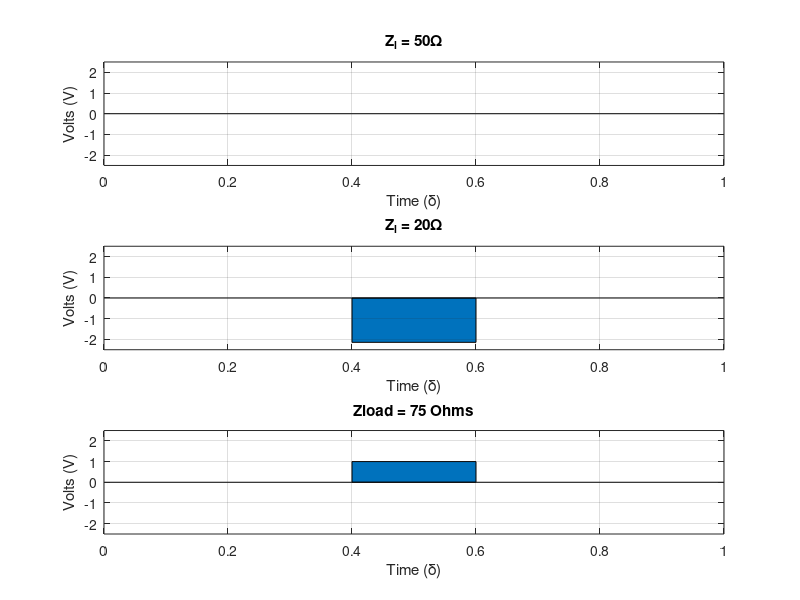
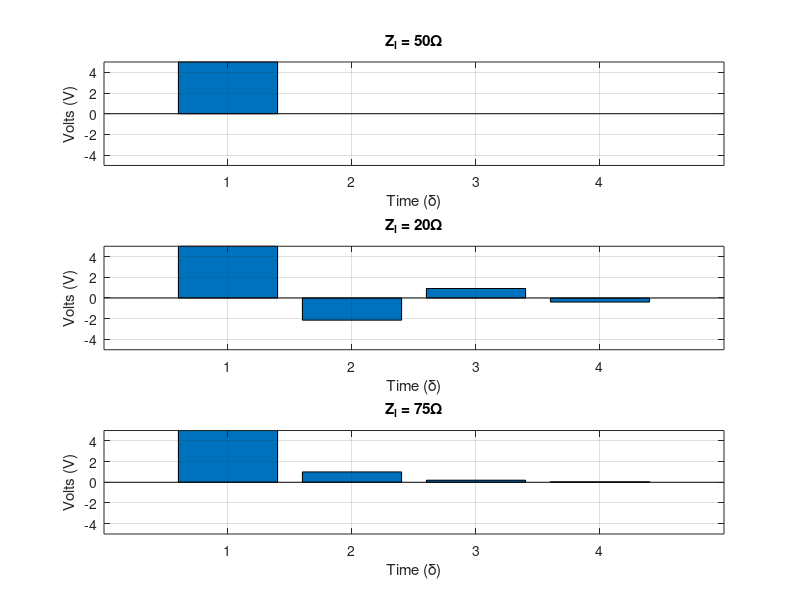

These figures' MATLAB source, in order:
%% Fast Tansient Sensors - Q5 - Coursework 2
% B126949 - Tom Young
%% Pre - Cursor
clear all
clc
%% Constants
Z0 = 50; % 50 Ohms
V1 = 5; % 5V
% Setup delta
delta = [0/4,1/4,2/4,3/4,4/4];

%% Part A
% i)
Zl1 = 50;
Pl1 = (Zl1-Z0)/(Zl1+Z0);
V1l = V1*Pl1;
V1l = [0,0,V1l,0,0];

% ii)
Zl2 = 20;
Pl2 = (Zl2-Z0)/(Zl2+Z0);
V2l = V1*Pl2;
V2l = [0,0,V2l,0,0];

% iii)
Zl3 = 75;
P3 = (Zl3-Z0)/(Zl3+Z0); % 0.2
V3l = V1*P3; % 1V
V3l = [0,0,V3l,0,0];

% Plot
figure
% i)
subplot(3,1,1)
bar(delta,V1l)
title('Z_{l} = 50\Omega')
ylabel('Volts (V)')
xlabel('Time (\delta)')
ylim([-2.5, 2.5])
xlim([0,1])
grid on
% ii)
subplot(3,1,2)
bar(delta,V2l)
title('Z_{l} = 20\Omega')
ylabel('Volts (V)')
xlabel('Time (\delta)')
ylim([-2.5, 2.5])
xlim([0,1])
grid on
% iii)
subplot(3,1,3)
bar(delta,V3l)
title('Zload = 75 Ohms')
ylabel('Volts (V)')
xlabel('Time (\delta)')
ylim([-2.5, 2.5])
xlim([0,1])
grid on

%% Part B
V0 = 5;
delta = [1,2,3,4];
% i)
Pl1 = (Zl1-Z0)/(Zl1+Z0);
V1a = V0; %
V1b = V1a*Pl1;
V1c = V1b*Pl1;
V1d = V1c*Pl1;
V1 = [V1a, V1b, V1c, V1d];

% ii)
Pl2 = (Zl2-Z0)/(Zl2+Z0);
V2a = V0;
V2b = V2a*Pl2;
V2c = V2b*Pl2;
V2d = V2c*Pl2;
V2 = [V2a, V2b, V2c, V2d];

% iii)
P3 = (Zl3-Z0)/(Zl3+Z0);
V3a = V0;
V3b = V3a*P3;
V3c = V3b*P3;
V3d = V3c*P3;
V3 = [V3a, V3b, V3c, V3d];

% Plot graph
figure
% i)
subplot(3,1,1)
bar(delta,V1)
title('Z_{l} = 50\Omega')
ylabel('Volts (V)')
xlabel('Time (\delta)')
ylim([-5, 5])
grid on
% ii)
subplot(3,1,2)
bar(delta,V2)
title('Z_{l} = 20\Omega')
ylabel('Volts (V)')
xlabel('Time (\delta)')
ylim([-5, 5])
grid on
% iii)
subplot(3,1,3)
bar(delta,V3)
title('Z_{l} = 75\Omega')
ylabel('Volts (V)')
xlabel('Time (\delta)')
ylim([-5, 5])
grid on